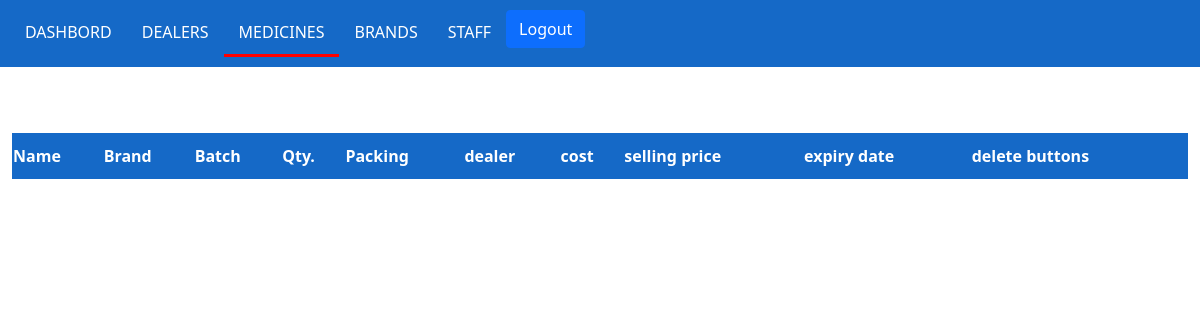
Before: /medicines (signed in) with the older database file.
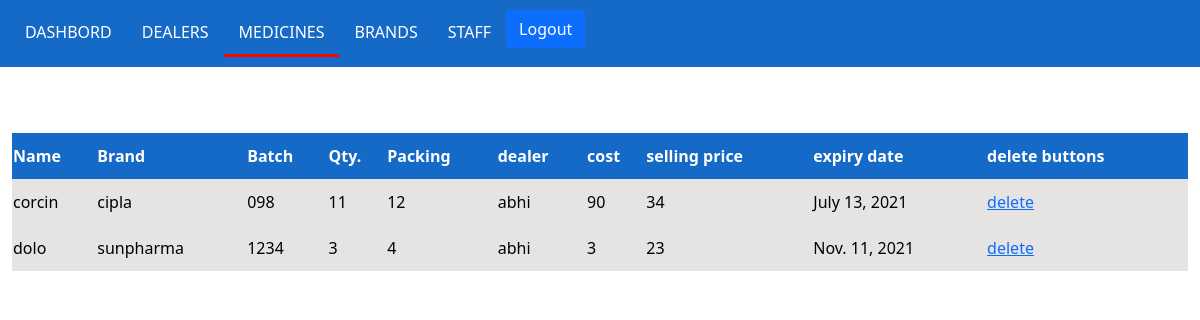
After: the same page with the newer database file.
### backstore/models.py (models this page shows, shortened)
class Medicine(models.Model):
	name = models.CharField(max_length=200)
	dealer = models.ForeignKey(Dealer,on_delete=models.CASCADE)
	brand = models.ForeignKey(Brand,on_delete=models.CASCADE)
	quantity = models.IntegerField()
	packing = models.IntegerField()
	cost = models.IntegerField()
	selling_price = models.IntegerField()
	expiry_date = models.DateField()
	batch_no = models.CharField(max_length=100)

class Brand(models.Model):
	name = models.CharField(max_length=200)

class Dealer(models.Model):
	name = models.CharField(max_length=100)
	contact = models.IntegerField()
	address = models.CharField(max_length=200)

### backstore/views.py (the view)
# urls.py: path('medicines', views.medicines, name='medicines'),
def medicines(request):
	if not request.session.get('user_logged_in'):
		return redirect('/user')
	medicines = Medicine.objects.all()
	template = loader.get_template('listing.html')
	data = {
        'medicines': medicines,
    }
	return HttpResponse(template.render(data, request))

### backstore/templates/listing.html
{%extends 'layouts/master.html' %}
{% block content %}
		<table >
			<thead>
				<tr>
					<th>Name</th>
					<th>Brand</th>
					<th>Batch</th>
					<th>Qty.</th>
					<th>Packing</th>
					<th>dealer</th>
					<th>cost</th>
					<th>selling price</th>
					<th>expiry date</th>
					<th>delete buttons</th>
				</tr>
			</thead>
			<tbody>
				{% for medicine in medicines %}
				<tr>
					<td>{{ medicine.name }}</td>
					<td>{{ medicine.brand.name }}</td>
					<td>{{ medicine.batch_no }}</td>
					<td>{{ medicine.quantity }}</td>
					<td>{{ medicine.packing }}</td>
					<td>{{ medicine.dealer.name }}</td>
					<td>{{ medicine.cost }}</td>
					<td>{{ medicine.selling_price }}</td>
					<td>{{ medicine.expiry_date }}</td>
					<td><a href="/delete/{{medicine.id}}" onclick="return confirm('Are you sure you like to delete?')" batch_no>delete</a></td>
				</tr>
				{% endfor %}
			</tbody>
		</table>
{% endblock %}

### backstore/templates/layouts/master.html (shortened to what this page needs)
<html>
	<head>
		<link href="https://cdn.jsdelivr.net/npm/bootstrap@5.0.0-beta3/dist/css/bootstrap.min.css" rel="stylesheet">
		<link rel="stylesheet" type="text/css" href="//cdn.datatables.net/1.10.25/css/jquery.dataTables.min.css">
	</head>
		<body>
			<header>
				<ul>
					<li><a href="/dashboard"{% if request.path == "/dashboard" %} style= "border-bottom: 3px  solid red;" {% endif %}>DASHBORD</a></li>
					<li><a href="/dealers"{% if request.path == "/dealers" %} style= "border-bottom: 3px  solid red;" {% endif %}>DEALERS</a></li>
					<li><a href="/medicines" {% if request.path == "/medicines" %} style= "border-bottom: 3px solid red;" {% endif %}>MEDICINES</a></li>
					<li><a href="/brands"{% if request.path == "/brands" %} style= "border-bottom: 3px solid red;" {% endif %}>BRANDS</a></li>
					<li><a href="/staff" {% if request.path == "/staff" %} style= "border-bottom: 3px solid red;" {% endif %}>STAFF</a></li>
					<li><a  class="btn btn-primary" style="float: left;" href="/logout">Logout</a></li>
				</ul>
			</header>
			<div class="container-fluid" style="padding-top: 50px">
			{% block content %}
			{% endblock %}
			</div>
		</body>
</html>

### backstore/templates/layouts/master.html (style rules this page uses)
ul { list-style-type: none; margin: none; padding: 10; overflow: hidden; background-color:#1569C7; display: block; width:100%; margin-top: 0; }
li { float: left; }
li a { display: block; padding: 10px 15px; background-color:#1569C7; color: white; text-align: center; text-decoration: none; }
table { width:100%; padding-top: 0; text-align: left; background-color: white; border-collapse: collapse; }
th { text-align: left; background-color: #1569C7; padding-top: 12px; padding-bottom: 12px; text-align: left; color: white; }
tr { text-align: left; background-color: #E5E4E2; padding-top: 12px; padding-bottom: 12px; text-align: left; color: black; }
td { padding-top: 12px; padding-bottom: 12px; }

Changed rows visible on the page:
added Medicine: name "corcin", brand.name "cipla", batch_no "098", quantity "11", packing "12", dealer.name "abhi", cost "90", selling_price "34", expiry_date "July 13, 2021"
added Medicine: name "dolo", brand.name "sunpharma", batch_no "1234", quantity "3", packing "4", dealer.name "abhi", cost "3", selling_price "23", expiry_date "Nov. 11, 2021"
